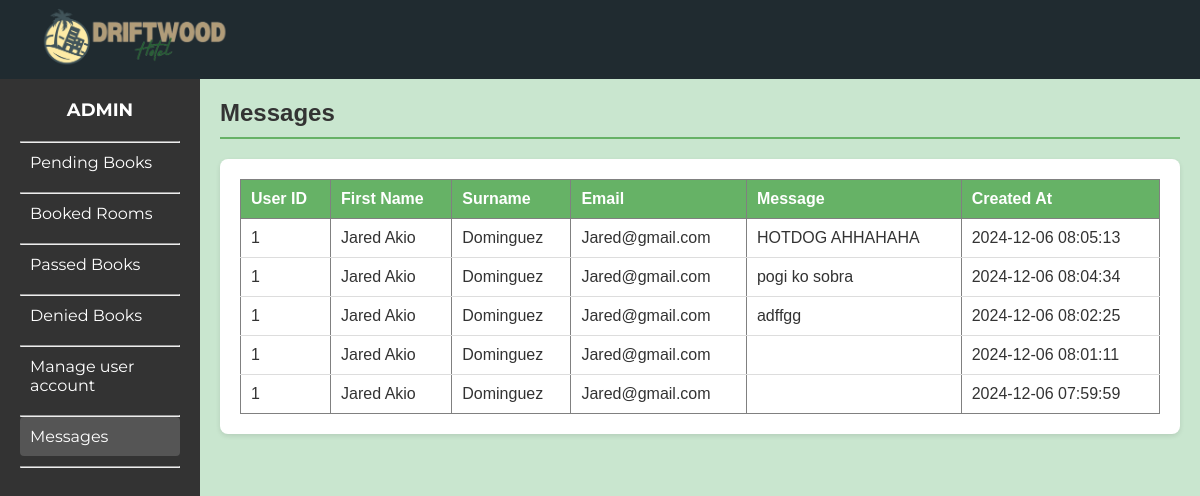
Before: /adminpages/messages.php with the older database file.
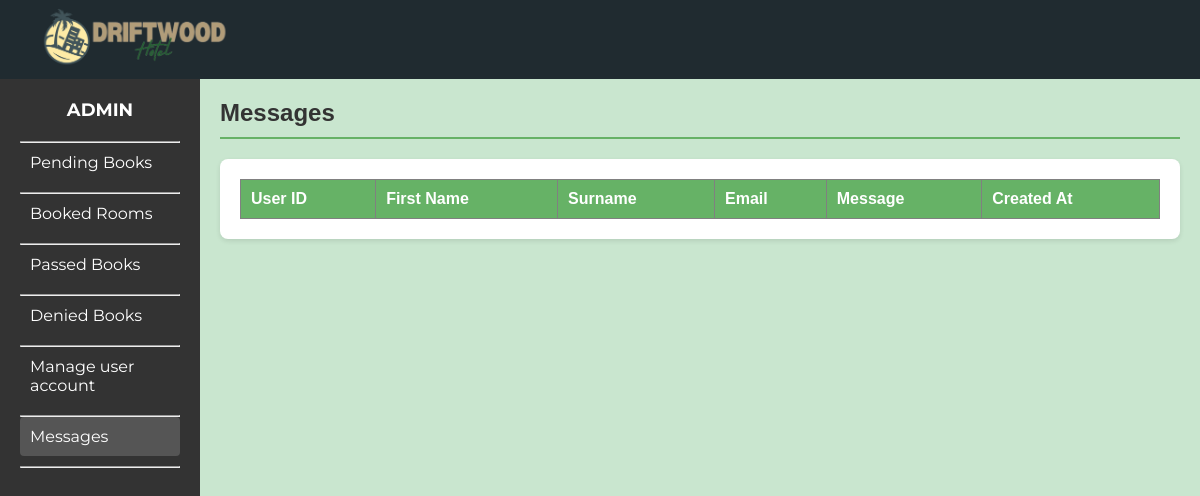
After: the same page with the newer database file.
### tables this page shows
CREATE TABLE `messages` (
  `id` int(11) NOT NULL,
  `user_id` int(11) NOT NULL,
  `first_name` varchar(255) NOT NULL,
  `surname` varchar(255) NOT NULL,
  `email` varchar(255) NOT NULL,
  `message` text NOT NULL,
  `created_at` timestamp NOT NULL DEFAULT current_timestamp()
);

### adminpages/messages.php (the view, shortened to what this page needs)
<?php
$host = "localhost";
$db = "driftwoodhotel";
$user = "root";
$password = "";
try {
    $pdo = new PDO("mysql:host=$host;dbname=$db", $user, $password);
    $pdo->setAttribute(PDO::ATTR_ERRMODE, PDO::ERRMODE_EXCEPTION);
    $stmt = $pdo->query("SELECT * FROM messages ORDER BY created_at DESC");
    $messages = $stmt->fetchAll(PDO::FETCH_ASSOC);
} catch (PDOException $e) {
    echo "Error: " . $e->getMessage();
    exit;
}
?>
<!DOCTYPE html>
<html lang="en">
<head>
    <link rel="stylesheet" href="../css/admindesign.css">
    <link rel="stylesheet" href="../Room-desc.css">
</head>
<body>
<header class="main-header">
    <div class="logo"><img src="../Drifcombieng.png" id="logopic"></div>
</header>
<div class="dashboard">
    <aside class="sidebar">
        <div class="admin-title">ADMIN</div>
        <nav class="menu">
                <hr>
                <a href="../adminpage.php" class="menu-item">Pending Books</a>
                <hr>
                <a href="roombooking.php" class="menu-item">Booked Rooms</a>
                <hr>
                <a href="pass_books.php" class="menu-item">Passed Books</a>
                <hr>
                <a href="roombooking_denied.php" class="menu-item">Denied Books</a>
                <hr>
                <a href="manageuser.php" class="menu-item">Manage user account</a>
                <hr>
                <a href="messages.php" class="menu-item active">Messages</a>
                <hr>
            </nav>
    </aside>
    <div class="content">
        <div class="content-header">
            <h2>Messages</h2><span class="inactive"></span>
        </div>
            <div class="table-container">
                <table border="1">
                <thead>
                    <tr>
                        <th>User ID</th>
                        <th>First Name</th>
                        <th>Surname</th>
                        <th>Email</th>
                        <th>Message</th>
                        <th>Created At</th>
                    </tr>
                </thead>
                <tbody>
                    <?php foreach ($messages as $message): ?>
                        <tr>
                            <td><?= htmlspecialchars($message['user_id']) ?></td>
                            <td><?= htmlspecialchars($message['first_name']) ?></td>
                            <td><?= htmlspecialchars($message['surname']) ?></td>
                            <td><?= htmlspecialchars($message['email']) ?></td>
                            <td><?= nl2br(htmlspecialchars($message['message'])) ?></td>
                            <td><?= htmlspecialchars($message['created_at']) ?></td>
                        </tr>
                    <?php endforeach; ?>
                </tbody>
            </table>
        </div>
    </div>
</div>
</body>
</html>

Changed rows visible on the page:
removed messages: user "1", first_name "Jared Akio", surname "Dominguez", email "Jared@gmail.com", message "HOTDOG AHHAHAHA", created_at "2024-12-06 08:05:13"
removed messages: user "1", first_name "Jared Akio", surname "Dominguez", email "Jared@gmail.com", message "pogi ko sobra", created_at "2024-12-06 08:04:34"
removed messages: user "1", first_name "Jared Akio", surname "Dominguez", email "Jared@gmail.com", message "adffgg", created_at "2024-12-06 08:02:25"
removed messages: user "1", first_name "Jared Akio", surname "Dominguez", email "Jared@gmail.com", created_at "2024-12-06 08:01:11"
removed messages: user "1", first_name "Jared Akio", surname "Dominguez", email "Jared@gmail.com", created_at "2024-12-06 07:59:59"
